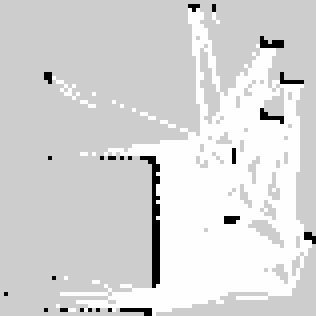
#> input picture two-pass algorithm/construction_map.pgm, 79 x 79 px (shown 4 times larger)
$ python no_color.py
#> lines starting #> are read from the running program, lines starting #| are printed output that depends on the picture; after the words box and inside, x2 and y2 are one past the last pixel; in counts of white or black regions, pixels touching at a corner belong together
#!/usr/bin/env python3
import matplotlib.pyplot as plt
import numpy as np
from PIL import Image

from random import randint

robot_position = [0.77, 0.25]
map_r = 1.9

threshold = 10
background = [0., 0., 0.]
center = [1., .0, .0]
bot = [.0, 1., .0]
waypoint = [.0, .0, 1.]
adjacent1 = [[0,-1], [-1,0], [-1,-1], [-1,1]]    # W, N, NW, NE
adjacent2 = [[0,1], [1,0], [1,-1], [1,1]]    # O, S, SW, SE

src_img = np.array(Image.open('construction_map.pgm'))
#> src_img is the input picture: shape (79, 79); min 0, max 254, mean 214.6
M = len(src_img)
#> M = 79
N = len(src_img[0])
#> N = 79

def two_pass(data):
    linked = []
    labels = np.zeros((M,N))
    nextLabel = 1

    # first pass
    for row in range(len(data)):
        for column in range(len(data[row])):
            # if not background
            if data[row][column].tolist() != background:
                # get all neighbors (W, N, NW, NE)
                neighbors = []
                neighbors_labels = []
                for direction in adjacent1:
                    try:
                        if data[row+direction[0]][column+direction[1]].tolist() != background:
                            neighbors.append(data[row+direction[0]][column+direction[1]])
                            neighbors_labels.append(labels[row+direction[0]][column+direction[1]])
                    except:
                        print('doesnt exist! out of image!')

                # create new label if no neighbors found
                if len(neighbors) == 0:
                    linked.append([nextLabel])
                    labels[row][column] = nextLabel
                    nextLabel += 1

                else:
                    # find smallest label of neighbors
                    L = neighbors_labels
                    labels[row][column] = min(L)
                    for label in L:
                        linked[int(label)-1].append(L)

    # second pass
    for row in range(len(data)):
        for column in range(len(data[row])):
            if data[row][column].tolist() != background:
                # get all neighbors (O, S, SW, SE)
                neighbors_labels = []
                for direction in adjacent2:
                    try:
                        if data[row+direction[0]][column+direction[1]].tolist() != background:
                            neighbors_labels.append(labels[row+direction[0]][column+direction[1]])
                    except:
                        # print('doesnt exist! out of image!')
                        pass

                if len(neighbors_labels) > 0:
                    # find smallest label of neighbors
                    L = neighbors_labels
                    labels[row][column] = min(L)

    # get amount of remaining labels
    used_labels = []
    label_amount = 1
    for row in labels:
        for column in row:
            if column not in used_labels and column != 0:
                used_labels.append(column)
                label_amount += 1

    # clean up the labels to be 1 to label_amount
    for row in range(len(labels)):
        for column in range(len(labels[row])):
            if labels[row][column] in used_labels:
                labels[row][column] = used_labels.index(labels[row][column]) + 1


    return labels, label_amount-1

# find the center coordinate of each label
def find_coords(data, labels, x1, y1, x2, y2):
    coords = []
    for i in range(labels):
        coords.append([])

    # get all the same labels coords together
    for row in range(len(data)):
        for column in range(len(data[row])):

            item = data[row][column]
            if item > 0:
                coords[int(item)-1].append([row, column])

    # get center per label
    for label in range(len(coords)):
        min_x, min_y = N, M
        max_x, max_y = 0, 0
        for coord in coords[label]:
            if coord[0] < min_x:
                min_x = coord[0]
            if coord[0] > max_x:
                max_x = coord[0]

            if coord[1] < min_y:
                min_y = coord[1]
            if coord[1] > max_y:
                max_y = coord[1]

        coords[label] = [int((max_x+min_x) / 2), int((max_y+min_y) / 2)+1]

    # check for all center points within x1, y1, x2, y2
    valid_coords = []
    for coord in coords:
        if coord[0]>y1 and coord[0]<y2 and coord[1]>x1 and coord[1]<x2:
            valid_coords.append(coord)


    return valid_coords

# create waypoints
def create_waypoints(obstacles, robot_x, robot_y):
    waypoints = []
    obstacles = np.asarray(obstacles)

    # waypoint 1
    x1 = obstacles[obstacles[:,0].tolist().index(max(obstacles[:,0])), 1]
    y1 = robot_y
    waypoints.append([y1, x1])

    # waypoint 2
    x2 = obstacles[obstacles[:,0].tolist().index(sorted(obstacles[:,0])[1]), 1]
    y2 = obstacles[obstacles[:,0].tolist().index(max(obstacles[:,0])), 0]
    waypoints.append([y2, x2])

    # waypoint 3
    x3 = x1
    y3 = obstacles[obstacles[:,0].tolist().index(sorted(obstacles[:,0])[1]), 0]
    waypoints.append([y3, x3])

    # waypoint 4
    x4 = x2
    y4 = obstacles[obstacles[:,0].tolist().index(min(obstacles[:,0])), 0]
    waypoints.append([y4, x4])

    # waypoint 5
    x5 = x1
    y5 = y3 - (y1 - y3)
    waypoints.append([y5, x5])

    return waypoints

def main():
    # make image black and white
    gray_img = np.zeros((M,N,3))
    gray_img[src_img>threshold] = [0,0,0]
    gray_img[src_img<threshold] = [1,1,1]

    # apply two-pass algorithm (label connected areas)
    label_img, label_amount = two_pass(gray_img)
#> after the loop in two_pass, `for row in range(len(data)):`:
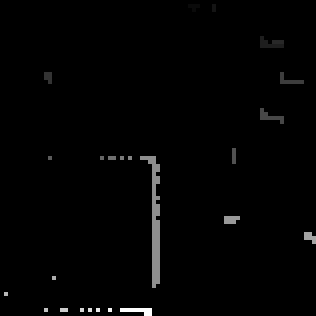
#> labels: shape (79, 79) float64 (shown 4 times larger); min 0, max 25, mean 0.3; drawn with min black and max white
#> after the loop in two_pass, `for row in range(len(data)):`: labels: shape (79, 79) float64; 0.05% of pixels changed, all inside (x1, y1, x2, y2) = (68, 10, 71, 11)
#> after the loop in two_pass, `for row in range(len(labels)):`: labels: shape (79, 79) float64; min 0, max 24, mean 0.3

    # calculate coords of the robot for matplotlib coordinate system, also visualize them
    robot_x = (robot_position[0] + map_r) / (2 * map_r) * N
    robot_y = (-robot_position[1] + map_r) / (2 * map_r) * M
    gray_img[int(robot_y)][int(robot_x)] = bot

    # paint center coords on top (white)
    coords = find_coords(label_img, label_amount, robot_x, 0, N, robot_y)   # check in construction site
    for coord in coords:
        print(coord)
        gray_img[coord[0]][coord[1]] = center

    # set and visualize waypoints
    waypoints = create_waypoints(coords, robot_x, robot_y)
    for wp in waypoints:
        gray_img[int(wp[0])][int(wp[1])] = waypoint

    # show image
    plt.imshow(gray_img, interpolation='None')
    plt.show()

main()
#> in main, `label_img, label_amount = two_pass(gray_img)`:
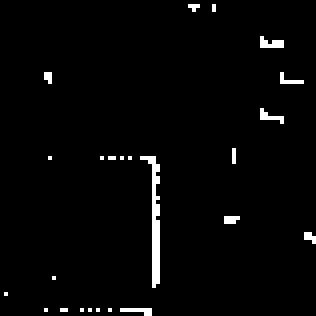
#> gray_img: shape (79, 79, 3) float64 (shown 4 times larger); values 0 (black) and 1 (white), 2.3% white in thin lines or dots
#> in main, `robot_x = (robot_position[0] + map_r) / (2 * map_r) * N`: robot_x = 55.51
#> in main, `robot_y = (-robot_position[1] + map_r) / (2 * map_r) * M`: robot_y = 34.3
#> in main, `gray_img[int(robot_y)][int(robot_x)] = bot`: gray_img: shape (79, 79, 3) float64; 0.02% of pixels changed, all inside (x1, y1, x2, y2) = (55, 34, 56, 35)
#> the loop in find_coords, `for row in range(len(data)):` made 79 passes
#> after the loop in find_coords, `for label in range(len(coords)):`: coords = [[1, 49], [1, 54], [10, 68], [19, 12], [19, 73], [28, 68], [38, 59], [39, 13], [39, 26], [39, 28], [39, 31], [39, 33], [55, 38], [54, 58], [59, 78], [69, 14], [73, 2], [77, 12], [77, 16], [77, 21], [77, 23], [77, 25], [77, 28], [77, 34]]
#> the loop in find_coords, `for coord in coords:` made 24 passes
#> after the loop in find_coords, `for coord in coords:`: valid_coords = [[10, 68], [19, 73], [28, 68]]
#> the loop in main, `for coord in coords:` made 3 passes
#| [10, 68]
#| [19, 73]
#| [28, 68]
#> after the loop in main, `for coord in coords:`: gray_img: shape (79, 79, 3) float64; mean of channels 0, 1, 2 0.0234, 0.0231, 0.0229
#> in create_waypoints, `x1 = obstacles[obstacles[:,0].tolist().index(max(obstacles[:,0])), 1]`: x1 = 68
#> in create_waypoints, `y1 = robot_y`: y1 = 34.3
#> in create_waypoints, `x2 = obstacles[obstacles[:,0].tolist().index(sorted(obstacles[:,0])[1]..`: x2 = 73
#> in create_waypoints, `y2 = obstacles[obstacles[:,0].tolist().index(max(obstacles[:,0])), 0]`: y2 = 28
#> in create_waypoints, `x3 = x1`: x3 = 68
#> in create_waypoints, `y3 = obstacles[obstacles[:,0].tolist().index(sorted(obstacles[:,0])[1]..`: y3 = 19
#> in create_waypoints, `x4 = x2`: x4 = 73
#> in create_waypoints, `y4 = obstacles[obstacles[:,0].tolist().index(min(obstacles[:,0])), 0]`: y4 = 10
#> in create_waypoints, `x5 = x1`: x5 = 68
#> in create_waypoints, `y5 = y3 - (y1 - y3)`: y5 = 3.7
#> in main, `waypoints = create_waypoints(coords, robot_x, robot_y)`: waypoints = [[34.3, 68], [28, 73], [19, 68], [10, 73], [3.7, 68]]
#> the loop in main, `for wp in waypoints:` made 5 passes
#> after the loop in main, `for wp in waypoints:`:
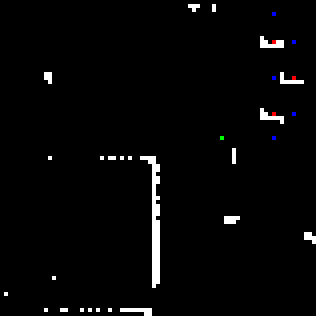
#> gray_img: shape (79, 79, 3) float64 (shown 4 times larger); mean of channels 0, 1, 2 0.0234, 0.0231, 0.0237; drawn as R, G, B
